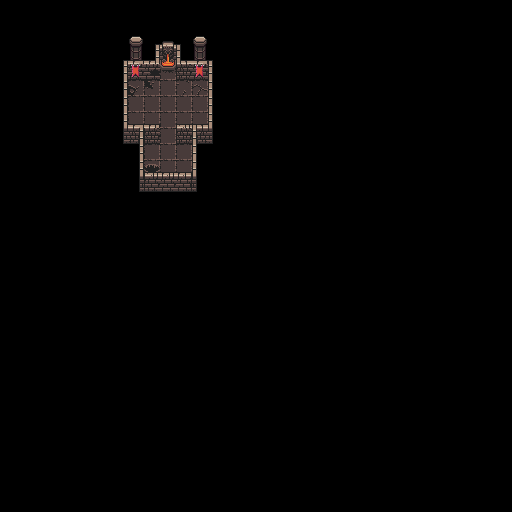

Rendered tile map (Tiled .tmx) drawn with the repository's tilesets; below, a short description and the map source with its tile grids summarised:
An orthogonal 32x32 tile map with 16x16 px tiles, 3 tile layers (Ground, Walls, Overhead) and 6 objects (2x Portal).

<map version="1.2" tiledversion="2020.01.22" orientation="orthogonal" renderorder="right-down" compressionlevel="0" width="32" height="32" tilewidth="16" tileheight="16" infinite="0" nextlayerid="11" nextobjectid="25">
 <editorsettings>
  <export target="LevelThree.json" format="json" />
 </editorsettings>
 <tileset firstgid="1" source="Dungeon.tsx" />
 <layer id="1" name="Ground" width="32" height="32">
  <properties>
   <property name="depth" type="int" value="100" />
  </properties>
  <data>[1024 cells, 375 non-empty, 10 distinct tile ids]</data>
 </layer>
 <objectgroup id="10" name="NavMesh">
  <object id="21" x="132" y="84" width="72" height="36" />
  <object id="22" x="164" y="120" width="8" height="28" />
  <object id="23" x="148" y="148" width="40" height="20" />
  <object id="24" x="164" y="64" width="8" height="20" />
 </objectgroup>
 <layer id="4" name="Walls" width="32" height="32">
  <properties>
   <property name="depth" type="int" value="300" />
  </properties>
  <data>[1024 cells, 39 non-empty, 20 distinct tile ids]</data>
 </layer>
 <objectgroup id="7" name="Entities">
  <properties>
   <property name="depth" type="int" value="300" />
  </properties>
  <object id="16" name="SouthOut" type="Portal" x="144" y="160" width="16" height="16">
   <properties>
    <property name="toPortal" value="EastIn" />
    <property name="toZone" value="LevelTwo" />
   </properties>
  </object>
  <object id="17" name="SouthIn" type="Portal" x="160" y="160" width="16" height="16" />
 </objectgroup>
 <layer id="8" name="Overhead" width="32" height="32">
  <properties>
   <property name="depth" type="int" value="400" />
  </properties>
  <data>[1024 cells, 7 non-empty, 6 distinct tile ids]</data>
 </layer>
</map>
